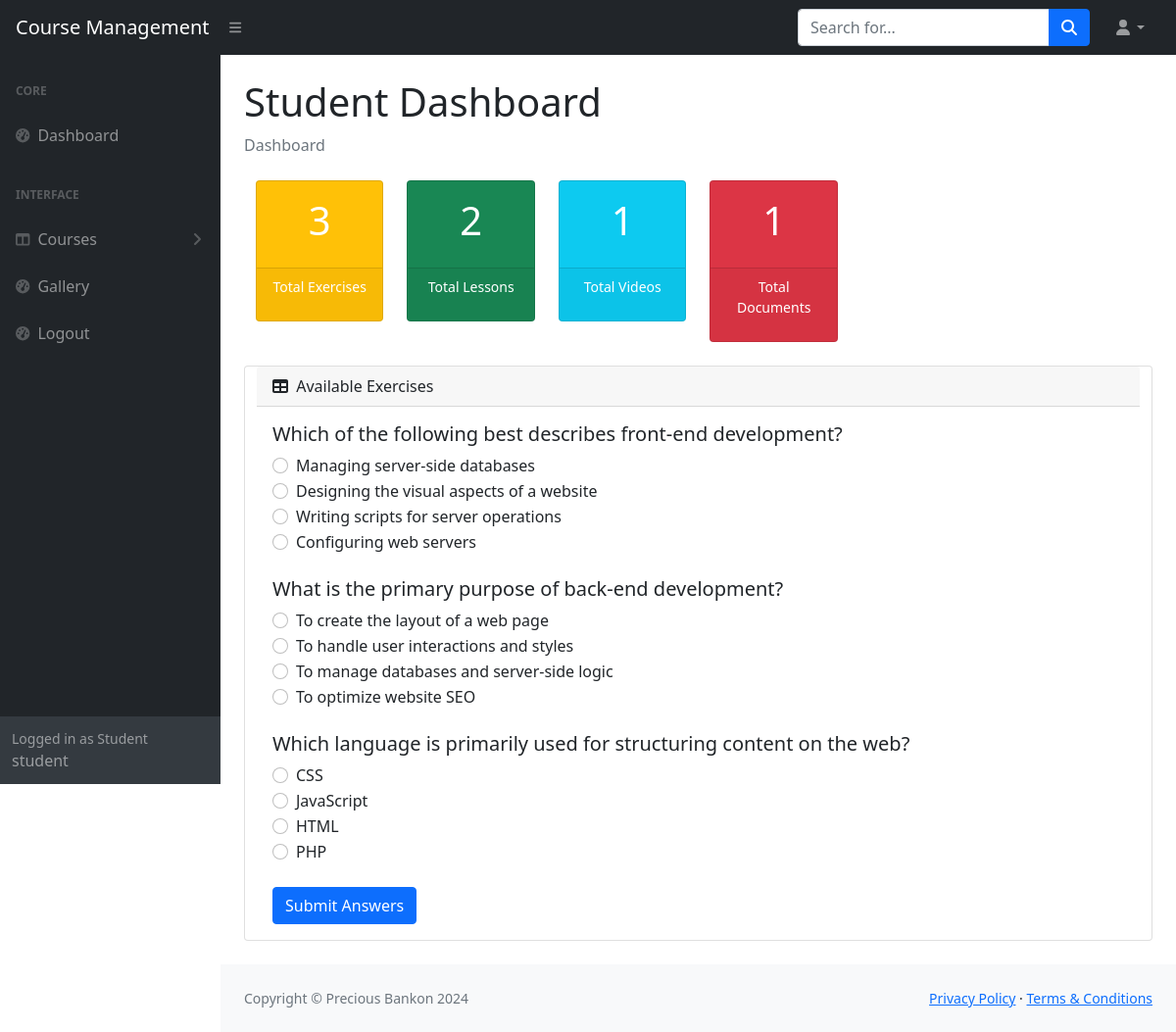
/students/view_exercises.php (signed in), run on the app's committed database.
### tables this page shows
CREATE TABLE `tblexercise` (
  `ExerciseID` int(11) NOT NULL,
  `LessonID` int(11) NOT NULL,
  `lecturerID` int(11) NOT NULL,
  `Question` text NOT NULL,
  `ChoiceA` text NOT NULL,
  `ChoiceB` text NOT NULL,
  `ChoiceC` text NOT NULL,
  `ChoiceD` text NOT NULL,
  `Answer` varchar(90) NOT NULL,
  `ExercisesDate` datetime NOT NULL DEFAULT current_timestamp()
);

### students/classes/Exercise.php (called while the page is built, shortened)
<?php
class Exercise
{
    private $conn;
    public function __construct()
    {
        include '../config/dbcon.php';
        $this->conn = $conn;
    }
    public function fetchAllExercises()
    {
        $query = "
        SELECT
            e.ExerciseID,
            e.LessonID,
            e.Question,
            e.ChoiceA,
            e.ChoiceB,
            e.ChoiceC,
            e.ChoiceD,
            e.Answer,
            e.ExercisesDate,
            l.LessonTitle,
            l.LessonChapter
        FROM
            tblexercise e
        JOIN
            tbllesson l ON e.LessonID = l.LessonID
    ";
        $result = $this->conn->query($query);
        $exercises = [];
        while ($row = $result->fetch_assoc()) {
            $exercises[] = $row;
        }
        return $exercises;
    }
}

### students/view_exercises.php (the view, shortened to what this page needs)
<?php
include_once './student_includes/header.php';
include_once './student_includes/aside.php';
include_once './student_includes/action_buttons.php';
include_once './classes/Exercise.php';
$exercise = new Exercise();
$exercises = $exercise->fetchAllExercises();
$alreadySubmitted = false;
?>
<div class="card mb-4">
    <div class="card-header d-flex justify-content-between align-items-center">
        <span><i class="fas fa-table me-1"></i> Available Exercises</span>
    </div>
    <div class="card-body">
        <form method="post" action="">
            <?php if ($exercises && count($exercises) > 0): ?>
                <?php foreach ($exercises as $row): ?>
                    <div class="exercise-item mb-4">
                        <h5><?php echo htmlspecialchars($row['Question']); ?></h5>
                        <?php
                        $correctAnswer = $row['Answer'];
                        $selectedAnswer = null;
                        ?>
                        <?php foreach (['A', 'B', 'C', 'D'] as $option): ?>
                            <div class="form-check">
                                <input
                                    class="form-check-input"
                                    type="radio"
                                    name="answer_<?php echo $row['ExerciseID']; ?>"
                                    value="<?php echo $option; ?>"
                                    <?php echo $alreadySubmitted ? 'disabled' : ''; ?>
                                    <?php echo ($selectedAnswer === $option) ? 'checked' : ''; ?>
                                    style="color:
                                        <?php if ($alreadySubmitted) {
                                            echo ($option === $correctAnswer) ? 'green' : (($selectedAnswer === $option) ? 'red' : '');
                                        } ?>">
                                <label class="form-check-label">
                                    <?php echo htmlspecialchars($row['Choice' . $option]); ?>
                                </label>
                            </div>
                        <?php endforeach; ?>
                    </div>
                <?php endforeach; ?>
                <?php if (!$alreadySubmitted): ?>
                    <button type="submit" class="btn btn-primary">Submit Answers</button>
                <?php endif; ?>
            <?php else: ?>
                <p class="text-center">No exercises available</p>
            <?php endif; ?>
        </form>
    </div>
</div>
<?php include './student_includes/footer.php'; ?>

### data on the page
tblexercise: Question "Which of the following best describes front-end development?", ChoiceA "Managing server-side databases", ChoiceB "Designing the visual aspects of a website", ChoiceC "Writing scripts for server operations", ChoiceD "Configuring web servers"
tblexercise: Question "What is the primary purpose of back-end development?", ChoiceA "To create the layout of a web page", ChoiceB "To handle user interactions and styles", ChoiceC "To manage databases and server-side logic", ChoiceD "To optimize website SEO"
tblexercise: Question "Which language is primarily used for structuring content on the web?", ChoiceA "CSS", ChoiceB "JavaScript", ChoiceC "HTML", ChoiceD "PHP"

### other printed values
$_SESSION['studusername'] "student"
$exerciseCount "3"
$lessonCount "2"
$videoCount "1"
$documentCount "1"
